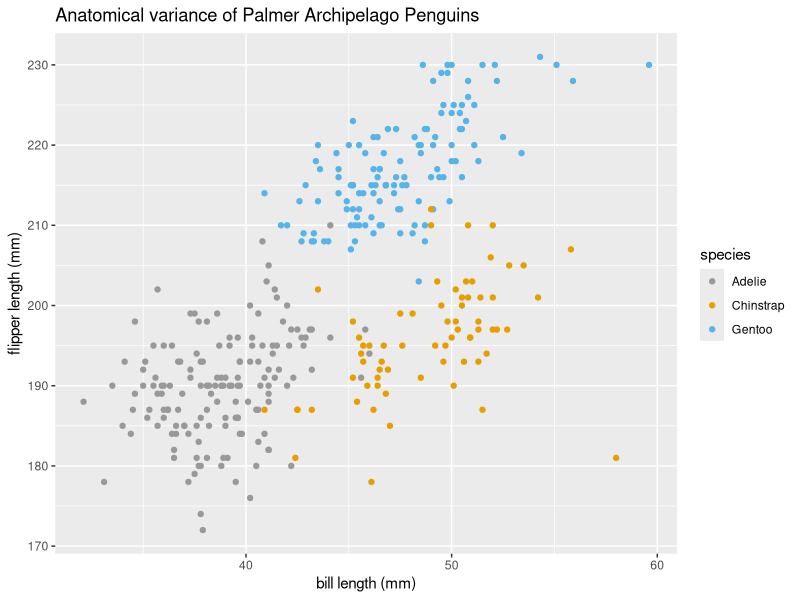
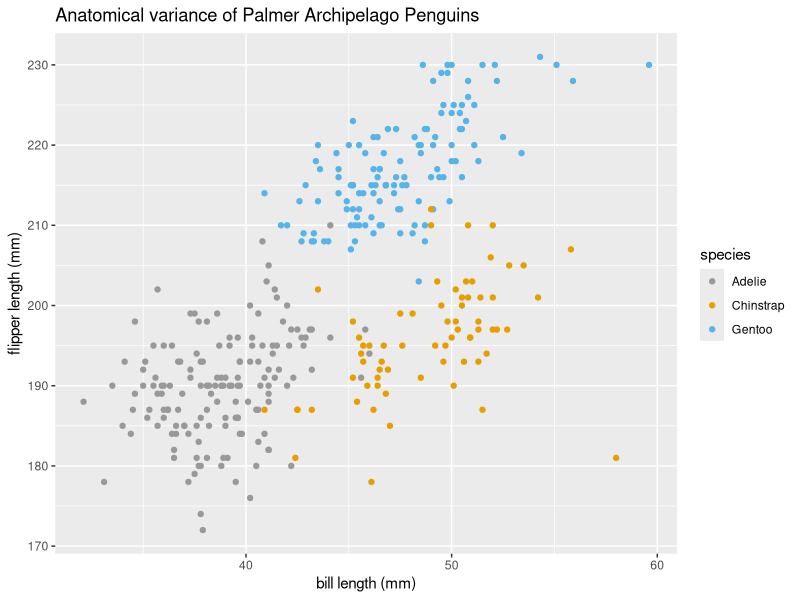

R code for these plots, in order:
## ---- chunk 1
knitr::opts_chunk$set(echo = TRUE)
library(tidyverse)
## ---- chunk 2
set.seed(1337)

r_samp_tbl = tibble(
  norm_samp = rnorm(10),                       # random sample size 10, std normal~
  factor_vector = (factor(c("high", "medium", "low", "high", "medium", "low", "high", "medium", "low", "high"))),
  norm_samp_pos = norm_samp > 0,                                 # elements greater than zero
  char_vec = character(10),                                      #char vec of length 10
)

r_samp_tbl

## ---- chunk 3
##Means
mean(r_samp_tbl[["norm_samp"]])
mean(r_samp_tbl[["factor_vector"]])
mean(r_samp_tbl[["norm_samp_pos"]])
mean(r_samp_tbl[["char_vec"]])
## ---- chunk 4
data("penguins", package = "palmerpenguins")
## ---- chunk 5
summary(penguins)

print(paste("Number of Columns:", ncol(penguins)))
print(paste("Number of Rows:", nrow(penguins)))
      
## ---- chunk 6
# from http://www.cookbook-r.com/Graphs/Colors_(ggplot2)/#a-colorblind-friendly-palette
color_blind_palette <- c("#999999", "#E69F00", "#56B4E9", "#009E73", "#F0E442", "#0072B2", "#D55E00", "#CC79A7") 


ggplot(penguins, 
       aes(x = bill_length_mm, y = flipper_length_mm, color = species)) + 
       scale_color_manual(values= color_blind_palette) + 
       geom_point(size = 1.5) + 
       ggtitle("Anatomical variance of Palmer Archipelago Penguins") + 
       xlab("bill length (mm)") + 
       ylab("flipper length (mm)")

ggsave("br2598_hw1_p8105_scatterplot.png")
